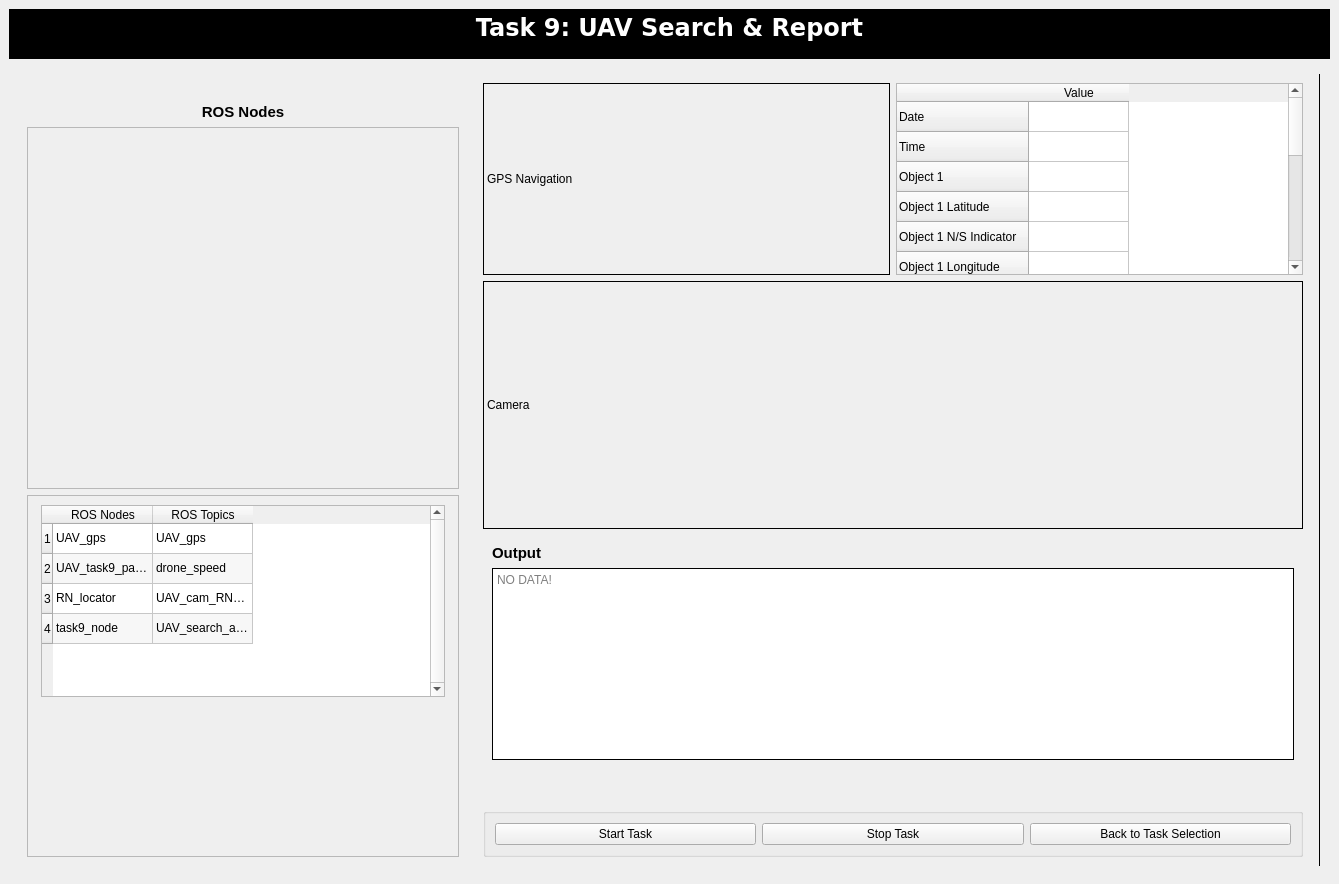
<?xml version="1.0" encoding="UTF-8"?>
<ui version="4.0">
 <class>MainWindow</class>
 <widget class="QMainWindow" name="MainWindow">
  <property name="geometry">
   <rect>
    <x>0</x>
    <y>0</y>
    <width>1339</width>
    <height>884</height>
   </rect>
  </property>
  <property name="sizePolicy">
   <sizepolicy hsizetype="Fixed" vsizetype="Fixed">
    <horstretch>0</horstretch>
    <verstretch>0</verstretch>
   </sizepolicy>
  </property>
  <property name="windowTitle">
   <string>MainWindow</string>
  </property>
  <widget class="QWidget" name="centralwidget">
   <property name="styleSheet">
    <string notr="true"/>
   </property>
   <layout class="QVBoxLayout" name="verticalLayout">
    <item>
     <widget class="QTextBrowser" name="textBrowser_3">
      <property name="sizePolicy">
       <sizepolicy hsizetype="Preferred" vsizetype="Preferred">
        <horstretch>0</horstretch>
        <verstretch>0</verstretch>
       </sizepolicy>
      </property>
      <property name="maximumSize">
       <size>
        <width>16777215</width>
        <height>50</height>
       </size>
      </property>
      <property name="font">
       <font>
        <family>Bitstream Vera Sans</family>
       </font>
      </property>
      <property name="styleSheet">
       <string notr="true">*{
background:rgb(0, 0, 0);
}</string>
      </property>
      <property name="frameShape">
       <enum>QFrame::NoFrame</enum>
      </property>
      <property name="frameShadow">
       <enum>QFrame::Plain</enum>
      </property>
      <property name="html">
       <string>&lt;!DOCTYPE HTML PUBLIC &quot;-//W3C//DTD HTML 4.0//EN&quot; &quot;http://www.w3.org/TR/REC-html40/strict.dtd&quot;&gt;
&lt;html&gt;&lt;head&gt;&lt;meta name=&quot;qrichtext&quot; content=&quot;1&quot; /&gt;&lt;style type=&quot;text/css&quot;&gt;
p, li { white-space: pre-wrap; }
&lt;/style&gt;&lt;/head&gt;&lt;body style=&quot; font-family:'Bitstream Vera Sans'; font-size:7.8pt; font-weight:400; font-style:normal;&quot;&gt;
&lt;p align=&quot;center&quot; style=&quot; margin-top:0px; margin-bottom:0px; margin-left:0px; margin-right:0px; -qt-block-indent:0; text-indent:0px;&quot;&gt;&lt;span style=&quot; font-size:18pt; font-weight:600; color:#ffffff;&quot;&gt;Task 9: UAV Search &amp;amp; Report&lt;/span&gt;&lt;/p&gt;&lt;/body&gt;&lt;/html&gt;</string>
      </property>
     </widget>
    </item>
    <item>
     <widget class="QWidget" name="widget" native="true">
      <layout class="QHBoxLayout" name="horizontalLayout">
       <item>
        <widget class="QWidget" name="widget_2" native="true">
         <property name="maximumSize">
          <size>
           <width>450</width>
           <height>16777215</height>
          </size>
         </property>
         <layout class="QVBoxLayout" name="verticalLayout_4">
          <item>
           <widget class="QLabel" name="label_2">
            <property name="maximumSize">
             <size>
              <width>16777215</width>
              <height>300</height>
             </size>
            </property>
            <property name="text">
             <string/>
            </property>
            <property name="pixmap">
             <pixmap>Images/task_9.png</pixmap>
            </property>
            <property name="scaledContents">
             <bool>true</bool>
            </property>
           </widget>
          </item>
          <item>
           <widget class="QLabel" name="label_7">
            <property name="maximumSize">
             <size>
              <width>16777215</width>
              <height>25</height>
             </size>
            </property>
            <property name="layoutDirection">
             <enum>Qt::LeftToRight</enum>
            </property>
            <property name="text">
             <string>&lt;html&gt;&lt;head/&gt;&lt;body&gt;&lt;p&gt;&lt;span style=&quot; font-size:11pt; font-weight:600;&quot;&gt;ROS Nodes&lt;/span&gt;&lt;/p&gt;&lt;/body&gt;&lt;/html&gt;</string>
            </property>
            <property name="alignment">
             <set>Qt::AlignCenter</set>
            </property>
           </widget>
          </item>
          <item>
           <widget class="QScrollArea" name="scrollArea">
            <property name="widgetResizable">
             <bool>true</bool>
            </property>
            <widget class="QWidget" name="scrollAreaWidgetContents">
             <property name="geometry">
              <rect>
               <x>0</x>
               <y>0</y>
               <width>1622</width>
               <height>191</height>
              </rect>
             </property>
             <layout class="QGridLayout" name="gridLayout">
              <item row="1" column="0">
               <widget class="QLabel" name="label_3">
                <property name="text">
                 <string/>
                </property>
                <property name="pixmap">
                 <pixmap>Images/task_9_node.png</pixmap>
                </property>
               </widget>
              </item>
             </layout>
            </widget>
           </widget>
          </item>
          <item>
           <widget class="QScrollArea" name="scrollArea_2">
            <property name="widgetResizable">
             <bool>true</bool>
            </property>
            <widget class="QWidget" name="scrollAreaWidgetContents_2">
             <property name="geometry">
              <rect>
               <x>0</x>
               <y>0</y>
               <width>426</width>
               <height>214</height>
              </rect>
             </property>
             <layout class="QGridLayout" name="gridLayout_2">
              <item row="0" column="0" alignment="Qt::AlignTop">
               <widget class="QTableWidget" name="tableWidget_2">
                <property name="sizePolicy">
                 <sizepolicy hsizetype="Fixed" vsizetype="Preferred">
                  <horstretch>0</horstretch>
                  <verstretch>0</verstretch>
                 </sizepolicy>
                </property>
                <property name="maximumSize">
                 <size>
                  <width>404</width>
                  <height>16777215</height>
                 </size>
                </property>
                <property name="cursor" stdset="0">
                 <cursorShape>CrossCursor</cursorShape>
                </property>
                <property name="verticalScrollBarPolicy">
                 <enum>Qt::ScrollBarAlwaysOn</enum>
                </property>
                <property name="autoScrollMargin">
                 <number>6</number>
                </property>
                <property name="dragDropMode">
                 <enum>QAbstractItemView::NoDragDrop</enum>
                </property>
                <property name="alternatingRowColors">
                 <bool>true</bool>
                </property>
                <property name="wordWrap">
                 <bool>true</bool>
                </property>
                <row>
                 <property name="text">
                  <string>1</string>
                 </property>
                </row>
                <row>
                 <property name="text">
                  <string>2</string>
                 </property>
                </row>
                <row>
                 <property name="text">
                  <string>3</string>
                 </property>
                </row>
                <row>
                 <property name="text">
                  <string>4</string>
                 </property>
                </row>
                <column>
                 <property name="text">
                  <string>ROS Nodes</string>
                 </property>
                 <property name="textAlignment">
                  <set>AlignCenter</set>
                 </property>
                </column>
                <column>
                 <property name="text">
                  <string>ROS Topics</string>
                 </property>
                 <property name="textAlignment">
                  <set>AlignCenter</set>
                 </property>
                </column>
                <item row="0" column="0">
                 <property name="text">
                  <string>UAV_gps</string>
                 </property>
                 <property name="toolTip">
                  <string/>
                 </property>
                 <property name="whatsThis">
                  <string/>
                 </property>
                 <property name="flags">
                  <set>ItemIsSelectable|ItemIsDragEnabled|ItemIsDropEnabled|ItemIsUserCheckable|ItemIsEnabled</set>
                 </property>
                </item>
                <item row="0" column="1">
                 <property name="text">
                  <string>UAV_gps</string>
                 </property>
                </item>
                <item row="1" column="0">
                 <property name="text">
                  <string>UAV_task9_path_lanning</string>
                 </property>
                 <property name="whatsThis">
                  <string/>
                 </property>
                </item>
                <item row="1" column="1">
                 <property name="text">
                  <string>drone_speed</string>
                 </property>
                </item>
                <item row="2" column="0">
                 <property name="text">
                  <string>RN_locator</string>
                 </property>
                </item>
                <item row="2" column="1">
                 <property name="text">
                  <string>UAV_cam_RN_locator</string>
                 </property>
                </item>
                <item row="3" column="0">
                 <property name="text">
                  <string>task9_node</string>
                 </property>
                </item>
                <item row="3" column="1">
                 <property name="text">
                  <string>UAV_search_and_report</string>
                 </property>
                </item>
               </widget>
              </item>
             </layout>
            </widget>
           </widget>
          </item>
         </layout>
        </widget>
       </item>
       <item>
        <widget class="QWidget" name="widget_3" native="true">
         <property name="maximumSize">
          <size>
           <width>16777215</width>
           <height>16777215</height>
          </size>
         </property>
         <layout class="QGridLayout" name="gridLayout_3">
          <item row="0" column="1">
           <widget class="QTableWidget" name="tableWidget">
            <property name="sizePolicy">
             <sizepolicy hsizetype="Fixed" vsizetype="Preferred">
              <horstretch>0</horstretch>
              <verstretch>0</verstretch>
             </sizepolicy>
            </property>
            <property name="maximumSize">
             <size>
              <width>674</width>
              <height>16777215</height>
             </size>
            </property>
            <row>
             <property name="text">
              <string>Date</string>
             </property>
            </row>
            <row>
             <property name="text">
              <string>Time</string>
             </property>
            </row>
            <row>
             <property name="text">
              <string>Object 1</string>
             </property>
            </row>
            <row>
             <property name="text">
              <string>Object 1 Latitude</string>
             </property>
            </row>
            <row>
             <property name="text">
              <string>Object 1 N/S Indicator</string>
             </property>
            </row>
            <row>
             <property name="text">
              <string>Object 1 Longitude</string>
             </property>
            </row>
            <row>
             <property name="text">
              <string>Object 1 E/W Indicator</string>
             </property>
            </row>
            <row>
             <property name="text">
              <string>Object 2</string>
             </property>
            </row>
            <row>
             <property name="text">
              <string>Object 2 Latitude</string>
             </property>
            </row>
            <row>
             <property name="text">
              <string>Object 2 N/S Indicator</string>
             </property>
            </row>
            <row>
             <property name="text">
              <string>Object 2 Longitude</string>
             </property>
            </row>
            <row>
             <property name="text">
              <string>Object 2 E/W Indicator</string>
             </property>
            </row>
            <row>
             <property name="text">
              <string>Team ID</string>
             </property>
            </row>
            <row>
             <property name="text">
              <string>UAV Status</string>
             </property>
            </row>
            <column>
             <property name="text">
              <string>Value</string>
             </property>
             <property name="textAlignment">
              <set>AlignCenter</set>
             </property>
            </column>
           </widget>
          </item>
          <item row="5" column="0" colspan="2" alignment="Qt::AlignBottom">
           <widget class="QGroupBox" name="groupBox">
            <property name="title">
             <string/>
            </property>
            <layout class="QHBoxLayout" name="horizontalLayout_2">
             <item>
              <widget class="QPushButton" name="startButton">
               <property name="text">
                <string>Start Task</string>
               </property>
              </widget>
             </item>
             <item>
              <widget class="QPushButton" name="stopButton">
               <property name="text">
                <string>Stop Task</string>
               </property>
              </widget>
             </item>
             <item>
              <widget class="QPushButton" name="backButton">
               <property name="text">
                <string>Back to Task Selection</string>
               </property>
              </widget>
             </item>
            </layout>
           </widget>
          </item>
          <item row="0" column="0">
           <widget class="QLabel" name="label_6">
            <property name="frameShape">
             <enum>QFrame::Box</enum>
            </property>
            <property name="text">
             <string>GPS Navigation</string>
            </property>
            <property name="scaledContents">
             <bool>true</bool>
            </property>
           </widget>
          </item>
          <item row="1" column="0" rowspan="3" colspan="2">
           <widget class="QLabel" name="label_14">
            <property name="frameShape">
             <enum>QFrame::Box</enum>
            </property>
            <property name="text">
             <string>Camera</string>
            </property>
            <property name="scaledContents">
             <bool>true</bool>
            </property>
           </widget>
          </item>
          <item row="4" column="0" colspan="2">
           <widget class="QWidget" name="widget_4" native="true">
            <layout class="QVBoxLayout" name="verticalLayout_2">
             <item>
              <widget class="QLabel" name="label">
               <property name="text">
                <string>&lt;html&gt;&lt;head/&gt;&lt;body&gt;&lt;p&gt;&lt;span style=&quot; font-size:11pt; font-weight:600;&quot;&gt;Output&lt;/span&gt;&lt;/p&gt;&lt;/body&gt;&lt;/html&gt;</string>
               </property>
              </widget>
             </item>
             <item>
              <widget class="QTextBrowser" name="hb_output">
               <property name="sizePolicy">
                <sizepolicy hsizetype="Expanding" vsizetype="Preferred">
                 <horstretch>0</horstretch>
                 <verstretch>0</verstretch>
                </sizepolicy>
               </property>
               <property name="frameShape">
                <enum>QFrame::Box</enum>
               </property>
               <property name="frameShadow">
                <enum>QFrame::Plain</enum>
               </property>
               <property name="sizeAdjustPolicy">
                <enum>QAbstractScrollArea::AdjustIgnored</enum>
               </property>
               <property name="placeholderText">
                <string>NO DATA!</string>
               </property>
              </widget>
             </item>
            </layout>
           </widget>
          </item>
         </layout>
        </widget>
       </item>
       <item>
        <widget class="Line" name="line">
         <property name="frameShadow">
          <enum>QFrame::Plain</enum>
         </property>
         <property name="orientation">
          <enum>Qt::Vertical</enum>
         </property>
        </widget>
       </item>
      </layout>
     </widget>
    </item>
   </layout>
  </widget>
  <action name="actionExit">
   <property name="text">
    <string>Exit</string>
   </property>
  </action>
  <action name="actionClose">
   <property name="text">
    <string>Close</string>
   </property>
  </action>
 </widget>
 <resources>
  <include location="images.qrc"/>
  <include location="images.qrc"/>
 </resources>
 <connections/>
</ui>
